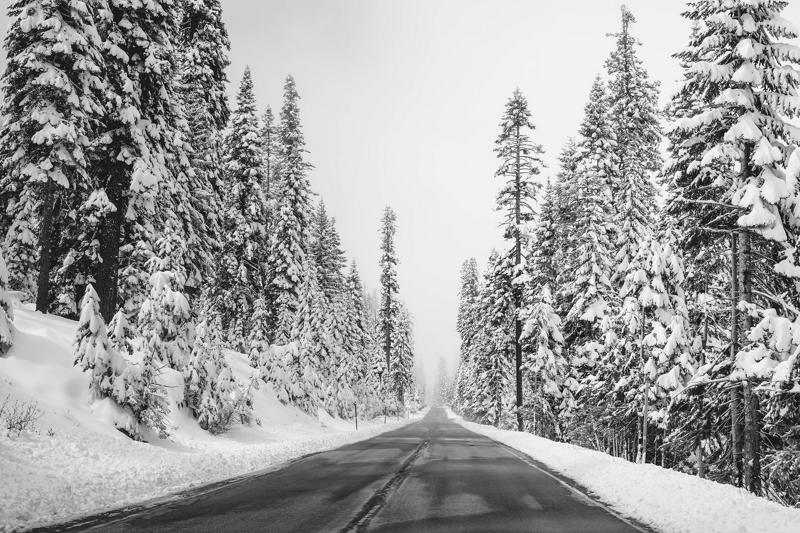
%> input picture Part-1_ Image Enhancement/images/image2.jpg, 800 x 533 px
$ octave testfile2.m   (GNU Octave 9; MATLAB toolbox functions it lacks are replaced by stand-ins)
%> lines starting %> are read from the running program, lines starting %| are printed output that depends on the picture
### Part-1_ Image Enhancement/compute_gradient.m
function [Gx, Gy, im_magnitude,im_direction] = compute_gradient(image)
%> called with image = 'images/image2.jpg'
image = 'images/image2.jpg'
image=im2double(imread(image));
%> image: size 533x800 double; min 0, max 1, mean 0.627

Sobel_x = [ 1, 0, -1 ; 2, 0, -2 ; 1, 0, -1 ];
Sobel_y = Sobel_x';

Gx=imfilter(image,Sobel_x);
Gy=imfilter(image,Sobel_y);

im_magnitude = sqrt((Gx.^2+Gy.^2));
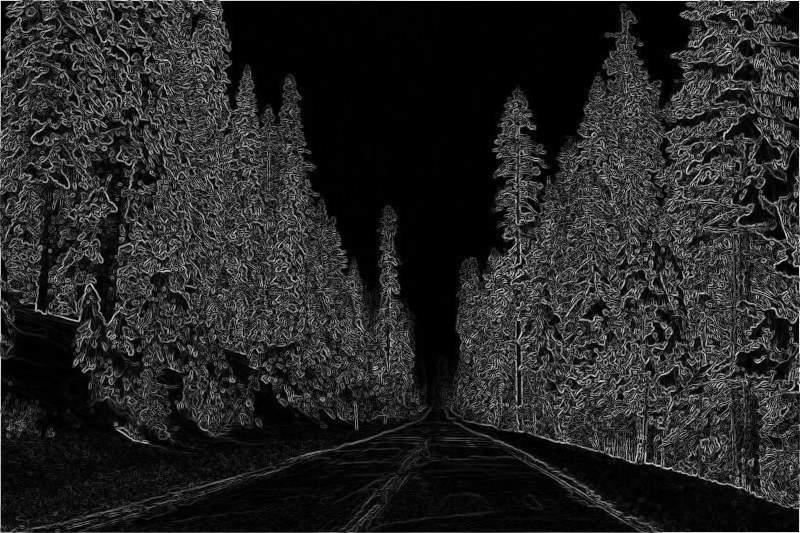
%> im_magnitude: size 533x800 double; min 0, max 3.93, mean 0.579; drawn with min black and max white
im_magnitude = imbinarize(rescale(im_magnitude));
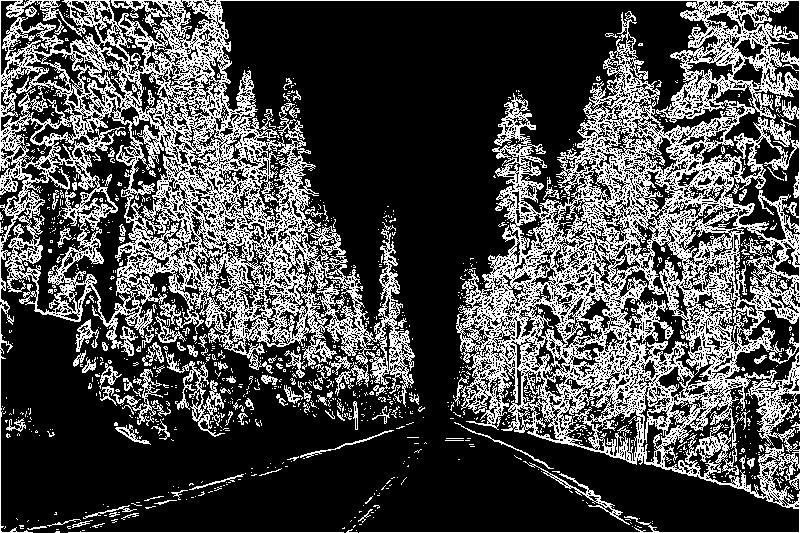
%> im_magnitude: size 533x800 logical; 29.3% white in thin lines or dots

%im_direction = atan2(Gy,Gx); % equiv to atan(Gy./Gx) but accounts for division by 0
im_direction = atan2(Gy,Gx);
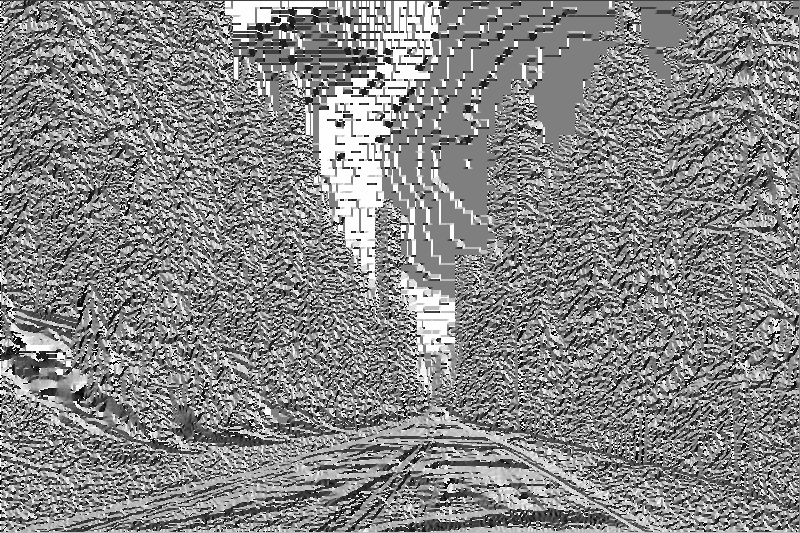
%> im_direction: size 533x800 double; min -3.14, max 3.14, mean 0.178; drawn with min black and max white

out_image = [Gx,Gy;im_magnitude,im_direction];
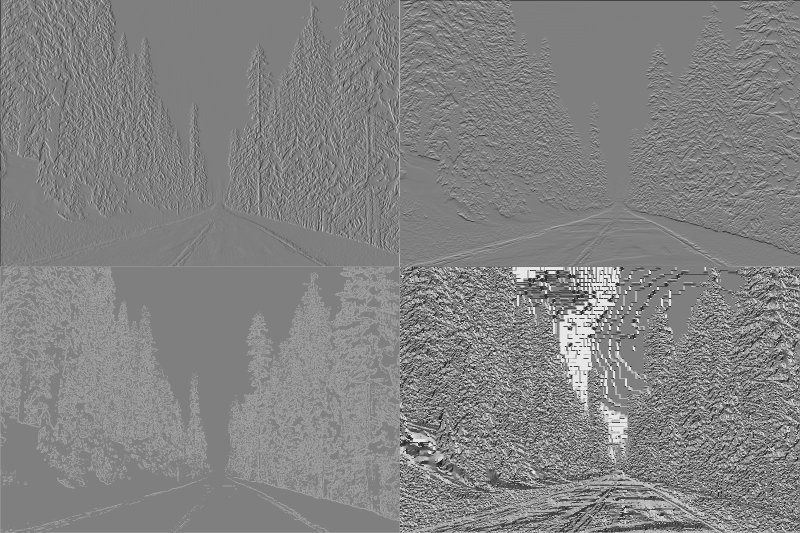
%> out_image: size 1066x1600 double (shown at 1/2 size); min -3.85, max 3.87, mean 0.118; drawn with min black and max white

imwrite(out_image,'images/gradients.png');
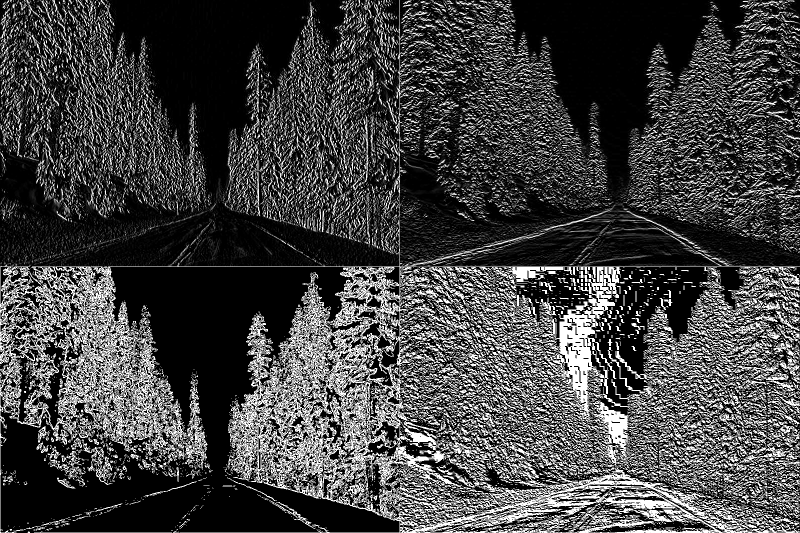
%> saved as gradients.png: size 1066x1600 uint8 (shown at 1/2 size); min 0, max 255, mean 66.4

end

### Part-1_ Image Enhancement/visualize.m
function visualize(img1,img2,img3,img4)

box = [img1,img2,img3,img4];
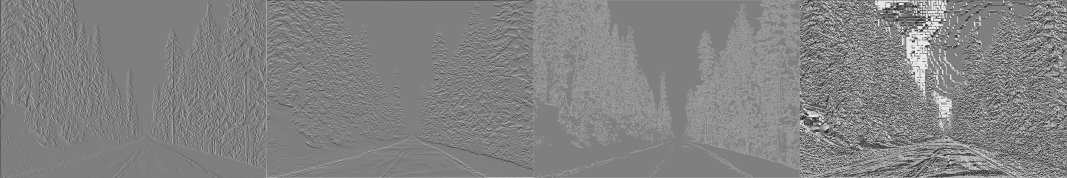
%> box: size 533x3200 double (shown at 1/3 size); min -3.85, max 3.87, mean 0.118; mean of the top-left, top-right, bottom-left and bottom-right quarters -0.00303, 0.275, 0.00596, 0.196; drawn with min black and max white
montage(box,'size',[1 NaN]);
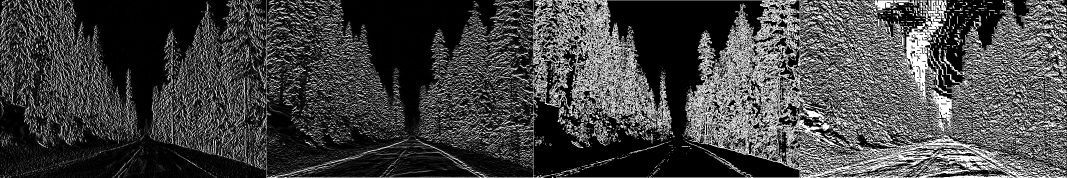
%> displayed picture: size 533x3200, on the screen's scale of 0 to 255 (shown at 1/3 size); min 0, max 255, mean 66.4; mean of the top-left, top-right, bottom-left and bottom-right quarters 41.2, 91.1, 41, 92.4

end

### Part-1_ Image Enhancement/testfile2.m
image='images/image2.jpg';

[Gx, Gy, im_magnitude,im_direction] = compute_gradient(image);

visualize(Gx,Gy,im_magnitude,im_direction)

min(min(Gx))
%> ans = -3.44

min(min(Gy))
%> ans = -3.85

max(max(im_magnitude))
%> ans = true

%im_direction

$ run again, with Part-1_ Image Enhancement/images/image1.jpg copied over Part-1_ Image Enhancement/images/image2.jpg
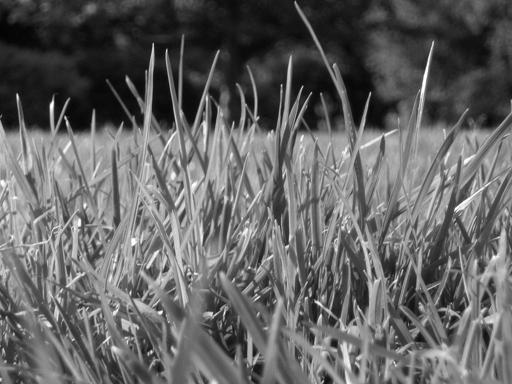
%> input picture Part-1_ Image Enhancement/images/image1.jpg, 512 x 384 px
%> in compute_gradient, `im_magnitude = imbinarize(rescale(im_magnitude));`:
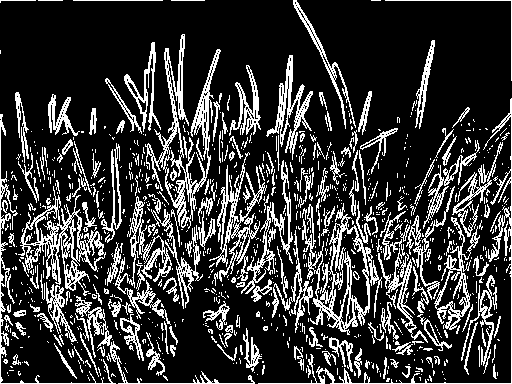
%> im_magnitude: size 384x512 logical; 21.4% white in thin lines or dots
%> in visualize, `montage(box,'size',[1 NaN]);`:
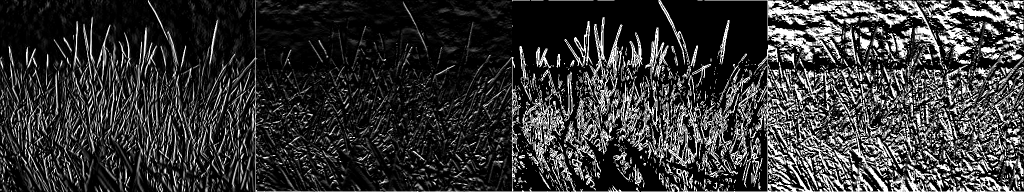
%> displayed picture: size 384x2048, on the screen's scale of 0 to 255 (shown at 1/2 size); min 0, max 255, mean 53.5; mean of the top-left, top-right, bottom-left and bottom-right quarters 20.7, 68.1, 38.2, 86.8
%> `min(min(Gx))`: ans = -3.99
%> `min(min(Gy))`: ans = -2.4
%> `max(max(im_magnitude))`: ans = true
